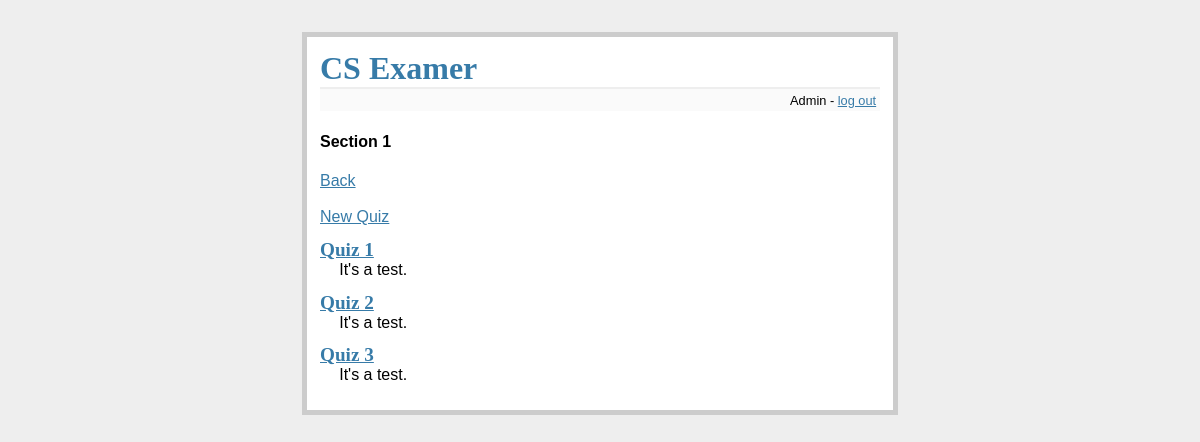
The app's page /show_section?sectionID=1 (signed in) with its own data.
### tables this page shows
CREATE TABLE t_section (
	id integer primary key autoincrement,
	courseID integer not null,
	name text not null,
	description text
);

CREATE TABLE t_quiz (
	id integer primary key autoincrement,
	sectionID integer not null,
	title text not null,
	description text
);

### CSExamer.py (the view)
@app.route('/show_section')
def show_section():
	if not session.get('logged_in'):
		return redirect(url_for('login'))
	sectionID = int(request.args.get('sectionID'))
	db = get_db()
	section = Section.getSectionFromDB(sectionID,db)
	quizzes = section.getQuizzes(db)
	return render_template('section.html', section = section, quizzes = quizzes)

### CSExamer.py (called while the page is built)
def connect_db():
	app.logger.debug('connect_db')
	rv = sqlite3.connect(app.config['DATABASE'])
	rv.row_factory = sqlite3.Row
	return rv

def get_db():
	app.logger.debug('get_db()')
	if not hasattr(g, 'sqlite_db'):
		g.sqlite_db = connect_db()
	return g.sqlite_db

### classes.py (called while the page is built)
	def getQuizzes(self, db):
		if self.quizzes is None:
			self.quizzes = []
			cur = db.execute('select id, sectionID, title, description from t_quiz where sectionID='+str(self.id))
			results = cur.fetchall()
			for result in results:
				quiz = Quiz(result[0],result[1],result[2],result[3])
				self.quizzes.append(quiz)
		return self.quizzes

	@classmethod
	def getSectionFromDB(self, id, db):
		cur = db.execute('select courseID, name, description from t_section where id=?', (id,))
		result = cur.fetchone()
		section = Section(id, result[0], result[1], result[2])
		return section

### templates/section.html
{% extends "layout.html" %}
{% block body %}
  {% if session.logged_in %}
    <h4>{{ section.name }}</h4>
    <a href="{{ url_for('show_course', courseID = section.courseID) }}">Back</a><br><br>
    {% if session.role > 1 %}
      <a href="{{ url_for('add_entity', entity_type ='Quiz', super_entity_id=section.id) }}">New Quiz</a>
    {% endif %}
    <ul class=quizzes>
    {% for quiz in quizzes %}
      <li><h2><a href="{{ url_for('show_quiz', quizID = quiz.id)}}">{{ quiz.title }}</a></h2>{{ quiz.description|safe }}
    {% else %}
      <li><em>No Quiz in this section</em>
    {% endfor %}
    </ul>
  {% endif %}
{% endblock %}

### templates/layout.html (shortened to what this page needs)
<!doctype html>
<link rel=stylesheet type=text/css href="{{ url_for('static', filename='style.css') }}">
<div class=page>
  <h1>CS Examer</h1>
  <div class=metanav>
  {% if not session.logged_in %}
    <a href="{{ url_for('login') }}">log in</a>
  {% else %}
    {{ session.username }} - <a href="{{ url_for('logout') }}">log out</a>
  {% endif %}
  </div>
  {% block body %}{% endblock %}
</div>

### static/style.css (style rules this page uses)
a, h1, h2 { color: #377ba8; }
h1, h2 { font-family: 'Georgia', serif; margin: 0; }
h1 { border-bottom: 2px solid #eee; }
h2 { font-size: 1.2em; }
.page { margin: 2em auto; width: 35em; border: 5px solid #ccc; padding: 0.8em; background: white; }
.quizzes { list-style: none; margin: 0; padding: 0; }
.quizzes li { margin: 0.8em 1.2em; }
.quizzes li h2 { margin-left: -1em; }
.metanav { text-align: right; font-size: 0.8em; padding: 0.3em; margin-bottom: 1em; background: #fafafa; }

### records on screen
t_section: name "Section 1"
t_quiz: title "Quiz 1", description "It's a test."
t_quiz: title "Quiz 2", description "It's a test."
t_quiz: title "Quiz 3", description "It's a test."

### other values on screen
{{ session.username }} "Admin"
